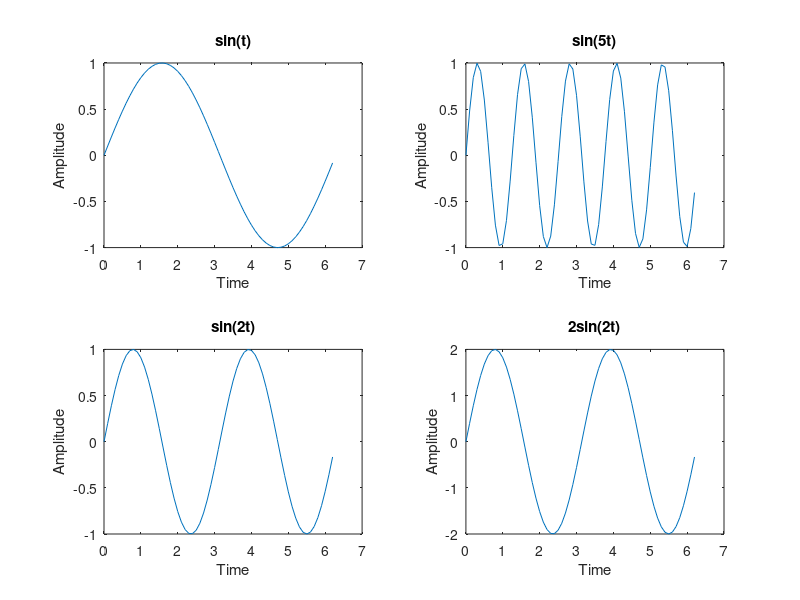

This figure's MATLAB source:
% PRACTICAL 1.2: Generation of Sine Wave with Different Amplitudes and Frequencies
clc;
clear;
close all;

t = 0:0.1:2*pi;

% (i) sin(t)
subplot(2,2,1);
plot(t, sin(t));
xlabel("Time"); ylabel("Amplitude");
title("sin(t)");

% (ii) sin(5t)
subplot(2,2,2);
plot(t, sin(5*t));
xlabel("Time"); ylabel("Amplitude");
title("sin(5t)");

% (iii) sin(2t)
subplot(2,2,3);
plot(t, sin(2*t));
xlabel("Time"); ylabel("Amplitude");
title("sin(2t)");

% (iv) 2sin(2t)
subplot(2,2,4);
plot(t, 2*sin(2*t));
xlabel("Time"); ylabel("Amplitude");
title("2sin(2t)");
